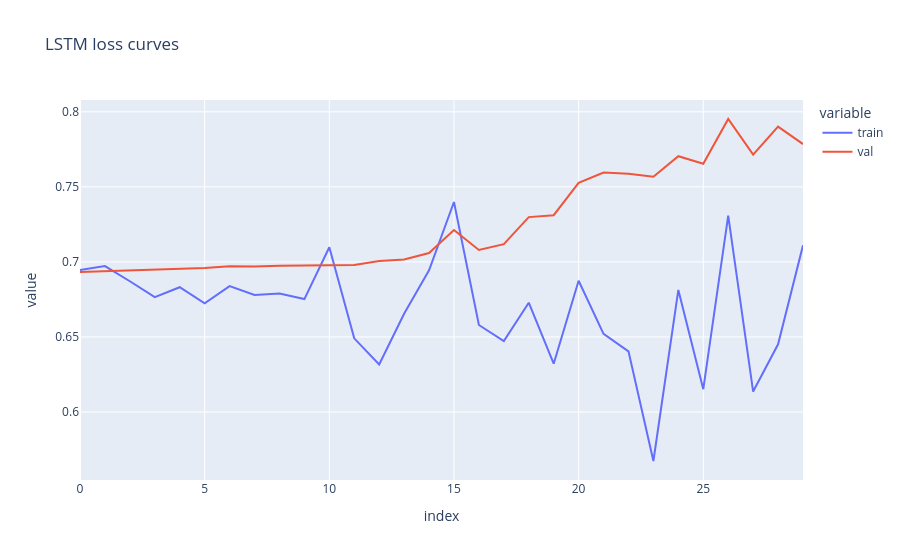

Notebook source saved alongside this figure:
### Code cell
import plotly.express as px
px.line({"train": train_losses, "val": val_losses}, title="LSTM loss curves").show()

with torch.no_grad():
    acc = ((torch.sigmoid(model(Xte)) > 0.5).int().squeeze().numpy() == y[te]).mean()
print(f"LSTM test acc: {acc:.3f}  | baseline: {max(y[te].mean(), 1-y[te].mean()):.3f}")

### Figure 1 — Plotly figure (JSON) as saved in the notebook; plotly's stock layout.template omitted (floating-point values rounded to 4 significant figures)
{"data": [{"hovertemplate": "variable=train<br>index=%{x}<br>value=%{y}<extra></extra>", "legendgroup": "train", "line": {"color": "#636efa", "dash": "solid"}, "marker": {"symbol": "circle"}, "mode": "lines", "name": "train", "orientation": "v", "showlegend": true, "type": "scatter", "x": [0, 1, 2, 3, 4, 5, 6, 7, 8, 9, 10, 11, 12, 13, 14, 15, 16, 17, 18, 19, 20, 21, 22, 23, 24, 25, 26, 27, 28, 29], "xaxis": "x", "y": [0.6945, 0.6972, 0.6871, 0.6765, 0.6831, 0.6725, 0.6838, 0.6779, 0.679, 0.6752, 0.7097, 0.6491, 0.6317, 0.6655, 0.6944, 0.7399, 0.658, 0.6473, 0.6728, 0.6322, 0.6874, 0.6521, 0.6404, 0.5674, 0.6813, 0.6152, 0.7308, 0.6136, 0.6451, 0.7111], "yaxis": "y"}, {"hovertemplate": "variable=val<br>index=%{x}<br>value=%{y}<extra></extra>", "legendgroup": "val", "line": {"color": "#EF553B", "dash": "solid"}, "marker": {"symbol": "circle"}, "mode": "lines", "name": "val", "orientation": "v", "showlegend": true, "type": "scatter", "x": [0, 1, 2, 3, 4, 5, 6, 7, 8, 9, 10, 11, 12, 13, 14, 15, 16, 17, 18, 19, 20, 21, 22, 23, 24, 25, 26, 27, 28, 29], "xaxis": "x", "y": [0.6932, 0.6938, 0.6946, 0.6949, 0.6957, 0.696, 0.697, 0.6969, 0.6975, 0.6977, 0.698, 0.698, 0.7005, 0.7016, 0.7059, 0.7212, 0.708, 0.7118, 0.7298, 0.7311, 0.7526, 0.7595, 0.7588, 0.7567, 0.7704, 0.7654, 0.7952, 0.7714, 0.7901, 0.7785], "yaxis": "y"}], "layout": {"legend": {"title": {"text": "variable"}, "tracegroupgap": 0}, "title": {"text": "LSTM loss curves"}, "xaxis": {"anchor": "y", "domain": [0, 1], "title": {"text": "index"}}, "yaxis": {"anchor": "x", "domain": [0, 1], "title": {"text": "value"}}}}
